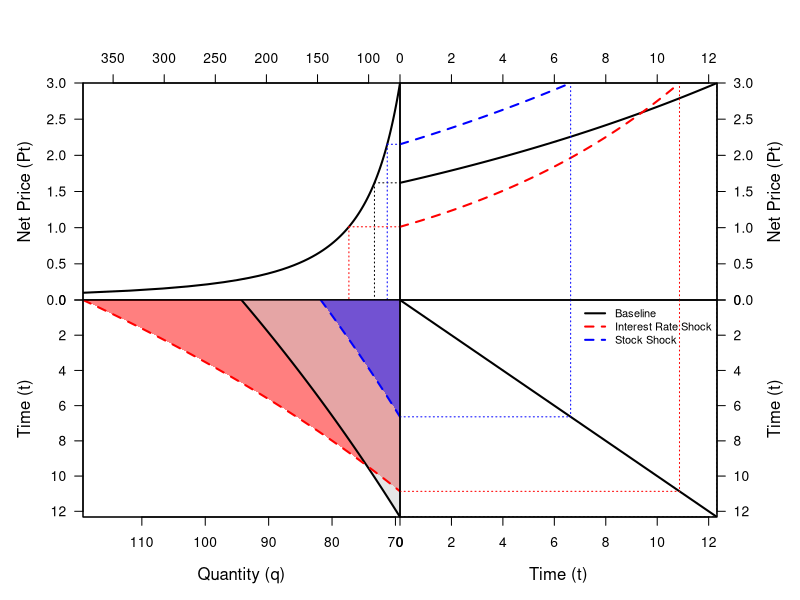

This figure's R source:
# Part 1: Data Generation
# Step A: Define Model Parameters
r_base <- 0.05; R0_base <- 1000
r_shock <- 0.10; R0_shock <- 500
pT <- 3; A <- 120; epsilon <- 0.5

# Step B: Define Core Economic Functions 
d_nonlinear <- function(p) A * p^(-epsilon)
stock_root_finder <- function(Tf, r, R) {
  quantity_as_a_function_of_time <- function(t) {
    price_at_t <- pT * exp(-r * (Tf - t))
    return(ifelse(price_at_t <= 0, Inf, d_nonlinear(price_at_t)))
  }
  total_extraction <- integrate(quantity_as_a_function_of_time, lower = 0, upper = Tf)$value
  return(R - total_extraction)
}

# Step C: Solve for all three paths 
# Path 1: Baseline
Tf_base <- uniroot(stock_root_finder, c(1, 200), r = r_base, R = R0_base)$root
time_base <- seq(0, Tf_base, length.out = 100); price_base <- pT * exp(-r_base * (Tf_base - time_base))
quantity_base <- d_nonlinear(price_base)

# Path 2: Interest Rate Shock
Tf_r_shock <- uniroot(stock_root_finder, c(1, 200), r = r_shock, R = R0_base)$root
time_r_shock <- seq(0, Tf_r_shock, length.out = 100); price_r_shock <- pT * exp(-r_shock * (Tf_r_shock - time_r_shock))
quantity_r_shock <- d_nonlinear(price_r_shock)

# Path 3: Resource Stock Shock
Tf_R_shock <- uniroot(stock_root_finder, c(1, 200), r = r_base, R = R0_shock)$root
time_R_shock <- seq(0, Tf_R_shock, length.out = 100); price_R_shock <- pT * exp(-r_base * (Tf_R_shock - time_R_shock))
quantity_R_shock <- d_nonlinear(price_R_shock)


# Part 2: The Final Plotting Function (With Shading)
create_final_plot <- function(time_base, price_base, quantity_base,
                              time_r_shock, price_r_shock, quantity_r_shock,
                              time_R_shock, price_R_shock, quantity_R_shock) {
  
  if (dev.cur() != 1) dev.off()
  layout(matrix(c(1, 2, 3, 4), nrow = 2, byrow = TRUE))
  par(oma = c(0, 0, 0, 0))
  
  P0_base <- price_base[1]; T_base <- max(time_base); Q0_base <- quantity_base[1]
  P0_r_shock <- price_r_shock[1]; T_r_shock <- max(time_r_shock); Q0_r_shock <- quantity_r_shock[1]
  P0_R_shock <- price_R_shock[1]; T_R_shock <- max(time_R_shock); Q0_R_shock <- quantity_R_shock[1]
  
  # Plot 1: Demand Curve (Top-Left)
  par(mar = c(0, 5, 5, 0))
  p_demand <- seq(0.1, pT, length.out = 100); q_demand <- d_nonlinear(p_demand)
  plot(q_demand, p_demand, type = "l", lwd = 2,
       xaxs = "i", yaxs = "i", xlim = rev(range(q_demand)), ylim = c(0, max(p_demand)),
       xaxt = "n", yaxt = "n", xlab = "", ylab = "")
  segments(Q0_base, P0_base, 0, P0_base, lty = 3, col = "black")
  segments(Q0_r_shock, P0_r_shock, 0, P0_r_shock, lty = 3, col = "red")
  segments(Q0_R_shock, P0_R_shock, 0, P0_R_shock, lty = 3, col = "blue")
  segments(Q0_base, P0_base, Q0_base, 0, lty = 3, col = "black")
  segments(Q0_r_shock, P0_r_shock, Q0_r_shock, 0, lty = 3, col = "red")
  segments(Q0_R_shock, P0_R_shock, Q0_R_shock, 0, lty = 3, col = "blue")
  axis(side = 2, las = 1); mtext("Net Price (Pt)", side = 2, line = 3)
  axis(side = 3); box()
  
  # Plot 2: Price Path (Top-Right)
  par(mar = c(0, 0, 5, 5))
  plot(time_base, price_base, type = "l", lwd = 2, lty = 1, col = "black",
       xaxs = "i", yaxs = "i",
       xlim = c(0, max(c(time_base, time_r_shock, time_R_shock))),
       ylim = c(0, max(c(price_base, price_r_shock, price_R_shock))),
       xaxt = "n", yaxt = "n", xlab = "", ylab = "")
  lines(time_r_shock, price_r_shock, lwd = 2, lty = 2, col = "red")
  lines(time_R_shock, price_R_shock, lwd = 2, lty = 2, col = "blue")
  segments(T_base, 0, T_base, pT, lty = 3, col = "black")
  segments(T_r_shock, 0, T_r_shock, pT, lty = 3, col = "red")
  segments(T_R_shock, 0, T_R_shock, pT, lty = 3, col = "blue")
  axis(side = 3); axis(side = 4, las = 1)
  mtext("Net Price (Pt)", side = 4, line = 3); box()
  
  # Plot 3: Extraction Path (Bottom-Left)
  par(mar = c(5, 5, 0, 0))
  # Start with a blank plot area
  plot(quantity_base, time_base, type = "n",
       xaxs = "i", yaxs = "i",
       xlim = rev(range(c(quantity_base, quantity_r_shock, quantity_R_shock))),
       ylim = rev(range(c(time_base, time_r_shock, time_R_shock))),
       xaxt = "n", yaxt = "n", xlab = "", ylab = "")
  # Add the layered polygons in the correct order
  polygon_x_r_shock <- c(0, quantity_r_shock, 0); polygon_y_r_shock <- c(0, time_r_shock, T_r_shock)
  polygon(polygon_x_r_shock, polygon_y_r_shock, col = rgb(1, 0, 0, alpha = 0.5), border = NA)
  polygon_x_base <- c(0, quantity_base, 0); polygon_y_base <- c(0, time_base, T_base)
  polygon(polygon_x_base, polygon_y_base, col = rgb(0.8, 0.8, 0.8, alpha = 0.5), border = NA)
  polygon_x_R_shock <- c(0, quantity_R_shock, 0); polygon_y_R_shock <- c(0, time_R_shock, T_R_shock)
  polygon(polygon_x_R_shock, polygon_y_R_shock, col = rgb(0, 0, 1, alpha = 0.5), border = NA)
  # Redraw the lines on top
  lines(quantity_base, time_base, lwd = 2, lty = 1, col = "black")
  lines(quantity_r_shock, time_r_shock, lwd = 2, lty = 2, col = "red")
  lines(quantity_R_shock, time_R_shock, lwd = 2, lty = 2, col = "blue")
  # Add axes and labels
  axis(side = 1); mtext("Quantity (q)", side = 1, line = 3)
  axis(side = 2, las = 1); mtext("Time (t)", side = 2, line = 3); box()
  
  # Plot 4: 45-degree Line (Bottom-Right)
  par(mar = c(5, 0, 0, 5))
  plot(time_base, time_base, type = "l", lwd = 2, lty = 1, col = "black",
       xaxs = "i", yaxs = "i",
       xlim = c(0, max(c(time_base, time_r_shock, time_R_shock))),
       ylim = rev(range(c(time_base, time_r_shock, time_R_shock))),
       xaxt = "n", yaxt = "n", xlab = "", ylab = "")
  segments(0, T_base, T_base, T_base, lty = 3, col = "black")
  segments(0, T_r_shock, T_r_shock, T_r_shock, lty = 3, col = "red")
  segments(0, T_R_shock, T_R_shock, T_R_shock, lty = 3, col = "blue")
  segments(T_base, 0, T_base, T_base, lty = 3, col = "black")
  segments(T_r_shock, 0, T_r_shock, T_r_shock, lty = 3, col = "red")
  segments(T_R_shock, 0, T_R_shock, T_R_shock, lty = 3, col = "blue")
  axis(side = 1); mtext("Time (t)", side = 1, line = 3)
  axis(side = 4, las = 1); mtext("Time (t)", side = 4, line = 3); box()
  legend("topright",
         legend = c("Baseline", "Interest Rate Shock", "Stock Shock"),
         lty = c(1, 2, 2),
         col = c("black", "red", "blue"),
         lwd = 2, bty = "n", cex = 0.8)
}


# Part 3: Image time, let's go
create_final_plot(
  time_base, price_base, quantity_base,
  time_r_shock, price_r_shock, quantity_r_shock,
  time_R_shock, price_R_shock, quantity_R_shock
)